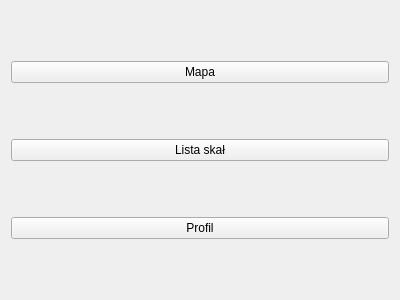
<?xml version="1.0" encoding="UTF-8"?>
<ui version="4.0">
 <class>Menu</class>
 <widget class="QWidget" name="Menu">
  <property name="geometry">
   <rect>
    <x>0</x>
    <y>0</y>
    <width>400</width>
    <height>300</height>
   </rect>
  </property>
  <property name="windowTitle">
   <string>Form</string>
  </property>
  <layout class="QVBoxLayout" name="verticalLayout">
   <item>
    <widget class="QPushButton" name="pushButton">
     <property name="text">
      <string>Mapa</string>
     </property>
    </widget>
   </item>
   <item>
    <widget class="QPushButton" name="listaButton">
     <property name="text">
      <string>Lista skał</string>
     </property>
    </widget>
   </item>
   <item>
    <widget class="QPushButton" name="pushButton_3">
     <property name="text">
      <string>Profil</string>
     </property>
    </widget>
   </item>
  </layout>
 </widget>
 <resources/>
 <connections/>
</ui>
